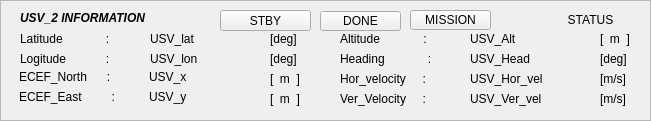
  <widget class="QFrame" name="frame_intruder_4">
   <property name="geometry">
    <rect>
     <x>1180</x>
     <y>370</y>
     <width>651</width>
     <height>121</height>
    </rect>
   </property>
   <property name="frameShape">
    <enum>QFrame::StyledPanel</enum>
   </property>
   <property name="frameShadow">
    <enum>QFrame::Raised</enum>
   </property>
   <widget class="QLabel" name="USV2_alt">
    <property name="geometry">
     <rect>
      <x>470</x>
      <y>30</y>
      <width>107</width>
      <height>17</height>
     </rect>
    </property>
    <property name="text">
     <string>USV_Alt</string>
    </property>
   </widget>
   <widget class="QLabel" name="USV2_head">
    <property name="geometry">
     <rect>
      <x>470</x>
      <y>50</y>
      <width>107</width>
      <height>17</height>
     </rect>
    </property>
    <property name="text">
     <string>USV_Head</string>
    </property>
   </widget>
   <widget class="QLabel" name="label_22">
    <property name="geometry">
     <rect>
      <x>340</x>
      <y>50</y>
      <width>111</width>
      <height>17</height>
     </rect>
    </property>
    <property name="text">
     <string>Heading             :</string>
    </property>
   </widget>
   <widget class="QLabel" name="label_25">
    <property name="geometry">
     <rect>
      <x>340</x>
      <y>30</y>
      <width>107</width>
      <height>17</height>
     </rect>
    </property>
    <property name="text">
     <string>Altitude             :</string>
    </property>
   </widget>
   <widget class="QLabel" name="label_54">
    <property name="geometry">
     <rect>
      <x>340</x>
      <y>70</y>
      <width>111</width>
      <height>17</height>
     </rect>
    </property>
    <property name="text">
     <string>Hor_velocity     :</string>
    </property>
   </widget>
   <widget class="QLabel" name="label_55">
    <property name="geometry">
     <rect>
      <x>340</x>
      <y>90</y>
      <width>111</width>
      <height>17</height>
     </rect>
    </property>
    <property name="text">
     <string>Ver_Velocity     :</string>
    </property>
   </widget>
   <widget class="QLabel" name="IN_USV2_Hor_vel">
    <property name="geometry">
     <rect>
      <x>470</x>
      <y>70</y>
      <width>121</width>
      <height>17</height>
     </rect>
    </property>
    <property name="text">
     <string>USV_Hor_vel</string>
    </property>
   </widget>
   <widget class="QLabel" name="IN_USV2_Ver_vel">
    <property name="geometry">
     <rect>
      <x>470</x>
      <y>90</y>
      <width>121</width>
      <height>17</height>
     </rect>
    </property>
    <property name="text">
     <string>USV_Ver_vel</string>
    </property>
   </widget>
   <widget class="QLabel" name="label_56">
    <property name="geometry">
     <rect>
      <x>19</x>
      <y>88</y>
      <width>107</width>
      <height>17</height>
     </rect>
    </property>
    <property name="text">
     <string>ECEF_East         :</string>
    </property>
   </widget>
   <widget class="QLabel" name="label_57">
    <property name="geometry">
     <rect>
      <x>20</x>
      <y>50</y>
      <width>107</width>
      <height>17</height>
     </rect>
    </property>
    <property name="text">
     <string>Logitude            :</string>
    </property>
   </widget>
   <widget class="QLabel" name="IN_USV2_y">
    <property name="geometry">
     <rect>
      <x>149</x>
      <y>88</y>
      <width>107</width>
      <height>17</height>
     </rect>
    </property>
    <property name="text">
     <string>USV_y</string>
    </property>
   </widget>
   <widget class="QLabel" name="USV2_lat">
    <property name="geometry">
     <rect>
      <x>150</x>
      <y>30</y>
      <width>107</width>
      <height>17</height>
     </rect>
    </property>
    <property name="text">
     <string>USV_lat</string>
    </property>
   </widget>
   <widget class="QLabel" name="label_58">
    <property name="geometry">
     <rect>
      <x>20</x>
      <y>30</y>
      <width>107</width>
      <height>17</height>
     </rect>
    </property>
    <property name="text">
     <string>Latitude             :</string>
    </property>
   </widget>
   <widget class="QLabel" name="USV2_lon">
    <property name="geometry">
     <rect>
      <x>150</x>
      <y>50</y>
      <width>107</width>
      <height>17</height>
     </rect>
    </property>
    <property name="text">
     <string>USV_lon</string>
    </property>
   </widget>
   <widget class="QLabel" name="IN_USV2_x">
    <property name="geometry">
     <rect>
      <x>149</x>
      <y>68</y>
      <width>107</width>
      <height>17</height>
     </rect>
    </property>
    <property name="text">
     <string>USV_x</string>
    </property>
   </widget>
   <widget class="QLabel" name="label_59">
    <property name="geometry">
     <rect>
      <x>19</x>
      <y>68</y>
      <width>107</width>
      <height>17</height>
     </rect>
    </property>
    <property name="text">
     <string>ECEF_North      :</string>
    </property>
   </widget>
   <widget class="QLabel" name="label_60">
    <property name="geometry">
     <rect>
      <x>270</x>
      <y>30</y>
      <width>41</width>
      <height>17</height>
     </rect>
    </property>
    <property name="text">
     <string>[deg]</string>
    </property>
   </widget>
   <widget class="QLabel" name="label_61">
    <property name="geometry">
     <rect>
      <x>270</x>
      <y>50</y>
      <width>41</width>
      <height>17</height>
     </rect>
    </property>
    <property name="text">
     <string>[deg]</string>
    </property>
   </widget>
   <widget class="QLabel" name="label_78">
    <property name="geometry">
     <rect>
      <x>270</x>
      <y>90</y>
      <width>41</width>
      <height>17</height>
     </rect>
    </property>
    <property name="text">
     <string>[  m  ]</string>
    </property>
   </widget>
   <widget class="QLabel" name="label_79">
    <property name="geometry">
     <rect>
      <x>600</x>
      <y>30</y>
      <width>41</width>
      <height>17</height>
     </rect>
    </property>
    <property name="text">
     <string>[  m  ]</string>
    </property>
   </widget>
   <widget class="QLabel" name="label_80">
    <property name="geometry">
     <rect>
      <x>600</x>
      <y>90</y>
      <width>41</width>
      <height>17</height>
     </rect>
    </property>
    <property name="text">
     <string>[m/s]</string>
    </property>
   </widget>
   <widget class="QLabel" name="label_81">
    <property name="geometry">
     <rect>
      <x>600</x>
      <y>70</y>
      <width>41</width>
      <height>17</height>
     </rect>
    </property>
    <property name="text">
     <string>[m/s]</string>
    </property>
   </widget>
   <widget class="QLabel" name="label_82">
    <property name="geometry">
     <rect>
      <x>600</x>
      <y>50</y>
      <width>41</width>
      <height>17</height>
     </rect>
    </property>
    <property name="text">
     <string>[deg]</string>
    </property>
   </widget>
   <widget class="QLabel" name="label_89">
    <property name="geometry">
     <rect>
      <x>270</x>
      <y>70</y>
      <width>41</width>
      <height>17</height>
     </rect>
    </property>
    <property name="text">
     <string>[  m  ]</string>
    </property>
   </widget>
   <widget class="QLabel" name="label_92">
    <property name="geometry">
     <rect>
      <x>20</x>
      <y>10</y>
      <width>201</width>
      <height>17</height>
     </rect>
    </property>
    <property name="frameShape">
     <enum>QFrame::NoFrame</enum>
    </property>
    <property name="text">
     <string>&lt;html&gt;&lt;head/&gt;&lt;body&gt;&lt;p&gt;&lt;span style=&quot; font-weight:600; font-style:italic;&quot;&gt;USV_2 INFORMATION&lt;/span&gt;&lt;/p&gt;&lt;/body&gt;&lt;/html&gt;</string>
    </property>
   </widget>
   <widget class="QLabel" name="USV2_Status">
    <property name="geometry">
     <rect>
      <x>540</x>
      <y>10</y>
      <width>101</width>
      <height>21</height>
     </rect>
    </property>
    <property name="text">
     <string>&lt;html&gt;&lt;head/&gt;&lt;body&gt;&lt;p align=&quot;center&quot;&gt;STATUS&lt;/p&gt;&lt;/body&gt;&lt;/html&gt;</string>
    </property>
   </widget>
   <widget class="QPushButton" name="USV2_mission_button">
    <property name="geometry">
     <rect>
      <x>410</x>
      <y>10</y>
      <width>81</width>
      <height>20</height>
     </rect>
    </property>
    <property name="text">
     <string>MISSION</string>
    </property>
   </widget>
   <widget class="QPushButton" name="USV2_done_button">
    <property name="geometry">
     <rect>
      <x>320</x>
      <y>11</y>
      <width>81</width>
      <height>20</height>
     </rect>
    </property>
    <property name="text">
     <string>DONE</string>
    </property>
   </widget>
   <widget class="QPushButton" name="USV2_stby_button">
    <property name="geometry">
     <rect>
      <x>220</x>
      <y>10</y>
      <width>91</width>
      <height>21</height>
     </rect>
    </property>
    <property name="text">
     <string>STBY</string>
    </property>
   </widget>
  </widget>
